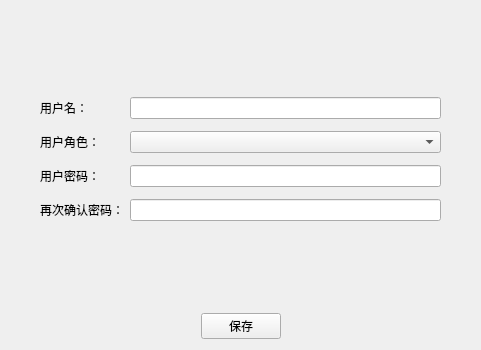
<?xml version="1.0" encoding="UTF-8"?>
<ui version="4.0">
 <class>add_user_dlg</class>
 <widget class="QWidget" name="add_user_dlg">
  <property name="geometry">
   <rect>
    <x>0</x>
    <y>0</y>
    <width>481</width>
    <height>350</height>
   </rect>
  </property>
  <property name="windowTitle">
   <string>Form</string>
  </property>
  <layout class="QVBoxLayout" name="verticalLayout">
   <property name="leftMargin">
    <number>40</number>
   </property>
   <property name="rightMargin">
    <number>40</number>
   </property>
   <item>
    <spacer name="verticalSpacer_2">
     <property name="orientation">
      <enum>Qt::Vertical</enum>
     </property>
     <property name="sizeHint" stdset="0">
      <size>
       <width>20</width>
       <height>40</height>
      </size>
     </property>
    </spacer>
   </item>
   <item>
    <layout class="QFormLayout" name="formLayout">
     <property name="verticalSpacing">
      <number>12</number>
     </property>
     <item row="0" column="0">
      <widget class="QLabel" name="label">
       <property name="text">
        <string>用户名：</string>
       </property>
      </widget>
     </item>
     <item row="0" column="1">
      <widget class="QLineEdit" name="lineEdit_name"/>
     </item>
     <item row="1" column="0">
      <widget class="QLabel" name="label_2">
       <property name="text">
        <string>用户角色：</string>
       </property>
      </widget>
     </item>
     <item row="1" column="1">
      <widget class="QComboBox" name="comboBox"/>
     </item>
     <item row="2" column="0">
      <widget class="QLabel" name="label_3">
       <property name="text">
        <string>用户密码：</string>
       </property>
      </widget>
     </item>
     <item row="2" column="1">
      <widget class="QLineEdit" name="lineEdit_pwd">
       <property name="maxLength">
        <number>6</number>
       </property>
       <property name="echoMode">
        <enum>QLineEdit::Password</enum>
       </property>
      </widget>
     </item>
     <item row="3" column="0">
      <widget class="QLabel" name="label_4">
       <property name="text">
        <string>再次确认密码：</string>
       </property>
      </widget>
     </item>
     <item row="3" column="1">
      <widget class="QLineEdit" name="lineEdit_pwd_2">
       <property name="maxLength">
        <number>6</number>
       </property>
       <property name="echoMode">
        <enum>QLineEdit::Password</enum>
       </property>
      </widget>
     </item>
    </layout>
   </item>
   <item>
    <spacer name="verticalSpacer">
     <property name="orientation">
      <enum>Qt::Vertical</enum>
     </property>
     <property name="sizeHint" stdset="0">
      <size>
       <width>20</width>
       <height>40</height>
      </size>
     </property>
    </spacer>
   </item>
   <item>
    <layout class="QHBoxLayout" name="horizontalLayout">
     <item>
      <spacer name="horizontalSpacer">
       <property name="orientation">
        <enum>Qt::Horizontal</enum>
       </property>
       <property name="sizeHint" stdset="0">
        <size>
         <width>40</width>
         <height>20</height>
        </size>
       </property>
      </spacer>
     </item>
     <item>
      <widget class="QPushButton" name="btn_save">
       <property name="text">
        <string>保存</string>
       </property>
       <property name="btn_type" stdset="0">
        <string>main</string>
       </property>
      </widget>
     </item>
     <item>
      <spacer name="horizontalSpacer_2">
       <property name="orientation">
        <enum>Qt::Horizontal</enum>
       </property>
       <property name="sizeHint" stdset="0">
        <size>
         <width>40</width>
         <height>20</height>
        </size>
       </property>
      </spacer>
     </item>
    </layout>
   </item>
  </layout>
 </widget>
 <resources/>
 <connections/>
</ui>
